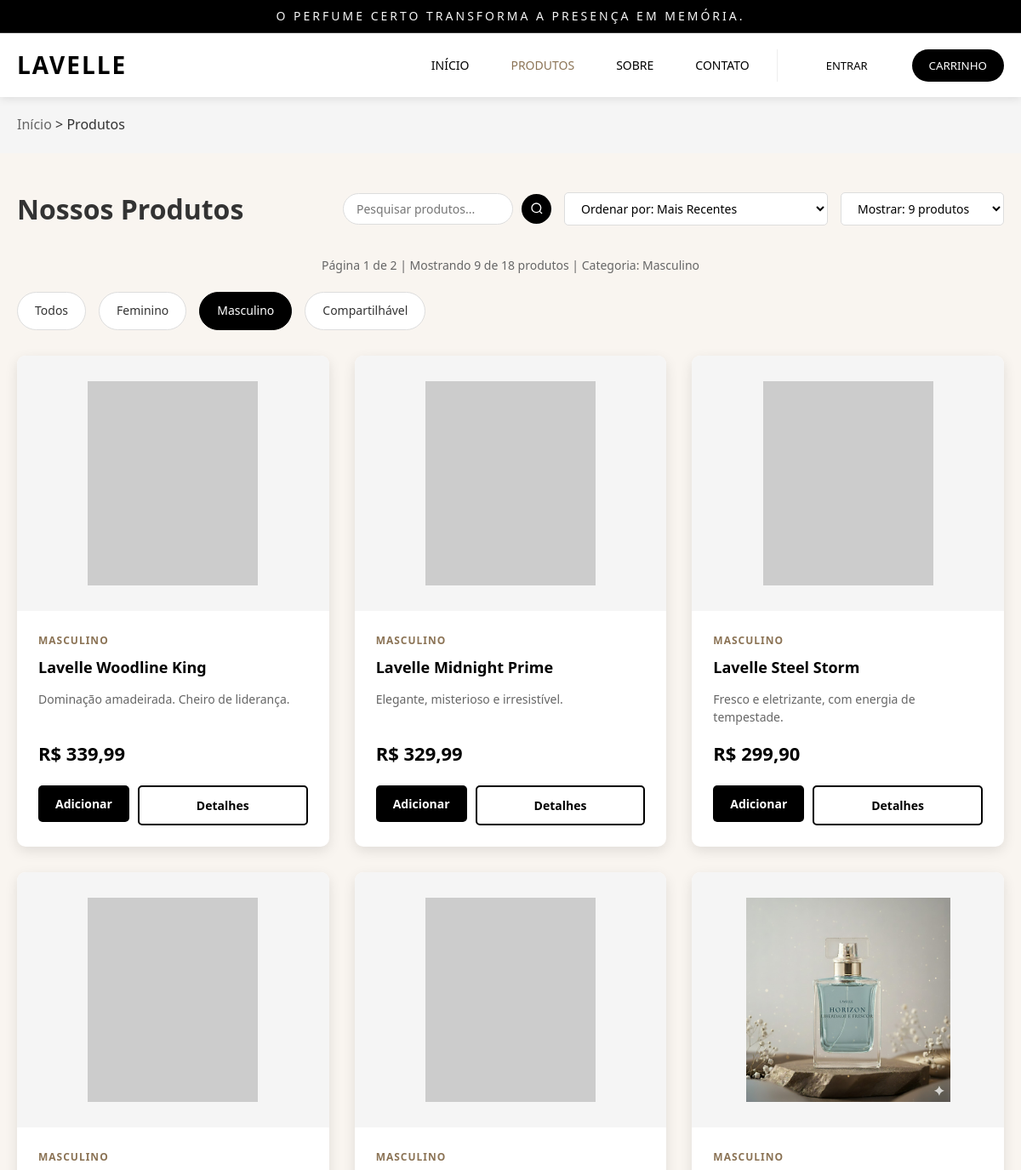
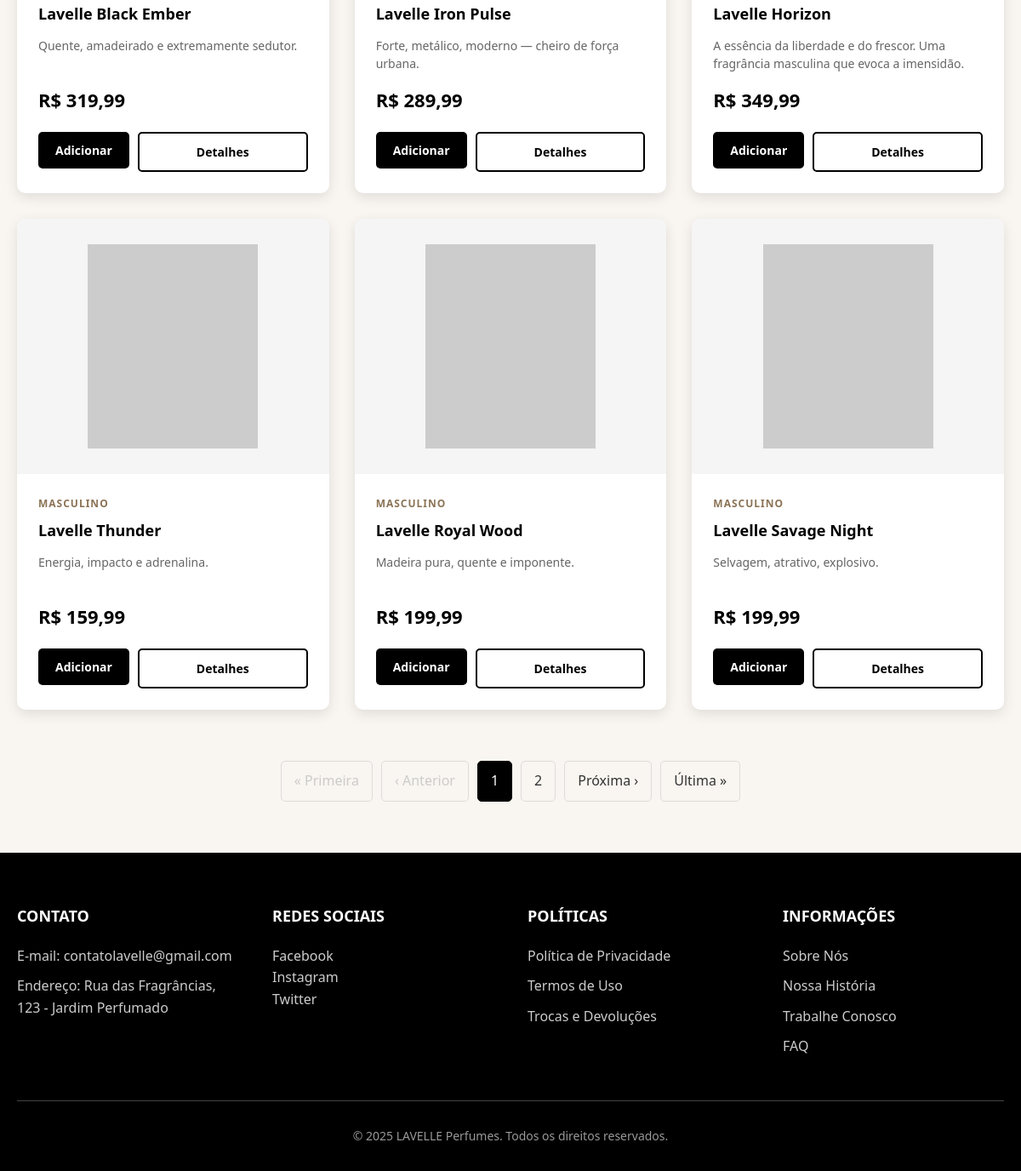
The app's page /paginaprodutos.php?categoria=Masculino with its own data (2 pictures, top to bottom).
### tables this page shows
CREATE TABLE `produtos` (
  `id` int(11) NOT NULL,
  `nome` varchar(255) NOT NULL,
  `descricao` text DEFAULT NULL,
  `descricao_breve` varchar(255) DEFAULT NULL,
  `descricao_longa` text DEFAULT NULL,
  `preco` decimal(10,2) NOT NULL,
  `imagem` varchar(500) DEFAULT NULL,
  `created_at` timestamp NOT NULL DEFAULT current_timestamp(),
  `updated_at` timestamp NOT NULL DEFAULT current_timestamp() ON UPDATE current_timestamp(),
  `categoria` varchar(50) DEFAULT 'Compartilhável',
  `notas_saida` varchar(255) DEFAULT NULL,
  `notas_coracao` varchar(255) DEFAULT NULL,
  `notas_fundo` varchar(255) DEFAULT NULL
);

### paginaprodutos.php (the view, shortened to what this page needs)
<?php
$isAdmin = isset($_SESSION['is_admin']) && $_SESSION['is_admin'];
$usuarioLogado = false;
$usuarioNome = "";
$categoria_filtro = isset($_GET['categoria']) ? $_GET['categoria'] : 'Todos';
$ordenar_por = isset($_GET['ordenar']) ? $_GET['ordenar'] : 'recent';
$produtos_por_pagina = isset($_GET['mostrar']) ? (int)$_GET['mostrar'] : 9;
$produtos = [];
try {
    $database = new PDO("mysql:host=localhost;dbname=lavelle_perfumes", "root", "");
    $database->setAttribute(PDO::ATTR_ERRMODE, PDO::ERRMODE_EXCEPTION);
    $where_conditions = [];
    $params = [];
    if ($categoria_filtro != 'Todos') {
        $where_conditions[] = "categoria = :categoria";
        $params[':categoria'] = $categoria_filtro;
    }
    $query = "SELECT id, nome, descricao_breve, descricao_longa, preco, imagem, categoria, notas_saida, notas_coracao, notas_fundo, created_at FROM produtos";
    if (!empty($where_conditions)) {
        $query .= " WHERE " . implode(" AND ", $where_conditions);
    }
    switch($ordenar_por) {
        case 'recent':
        default:
            $query .= " ORDER BY created_at DESC";
            break;
    }
    $stmt = $database->prepare($query);
    foreach ($params as $key => $value) {
        $stmt->bindValue($key, $value);
    }
    $stmt->execute();
    $produtos_db = $stmt->fetchAll(PDO::FETCH_ASSOC);
    foreach($produtos_db as $produto_db) {
        $notas = [];
        if (!empty($produto_db['notas_saida'])) {
            $notas[] = "Notas de Saída: " . $produto_db['notas_saida'];
        }
        if (!empty($produto_db['notas_coracao'])) {
            $notas[] = "Notas de Coração: " . $produto_db['notas_coracao'];
        }
        if (!empty($produto_db['notas_fundo'])) {
            $notas[] = "Notas de Fundo: " . $produto_db['notas_fundo'];
        }
        $produtos[] = [
            "id" => $produto_db['id'],
            "nome" => $produto_db['nome'],
            "categoria" => $produto_db['categoria'] ?? 'Compartilhável',
            "preco" => floatval($produto_db['preco']),
            "preco_formatado" => "R$ " . number_format($produto_db['preco'], 2, ',', '.'),
            "descricao" => $produto_db['descricao_breve'] ?? $produto_db['descricao_longa'] ?? 'Descrição não disponível',
            "descricao_longa" => $produto_db['descricao_longa'] ?? $produto_db['descricao_breve'] ?? 'Descrição detalhada não disponível',
            "notas" => $notas,
            "notas_saida" => $produto_db['notas_saida'] ?? '',
            "notas_coracao" => $produto_db['notas_coracao'] ?? '',
            "notas_fundo" => $produto_db['notas_fundo'] ?? '',
            "badge" => "",
            "badge_class" => "",
            "imagem" => $produto_db['imagem'],
            "created_at" => $produto_db['created_at']
        ];
    }
} catch(PDOException $e) {
    $produtos = [
        [
            "id" => 1,
            "nome" => "Lavelle Aureum",
            "categoria" => "Feminino",
            "preco" => 299.90,
            "preco_formatado" => "R$ 299,90",
            "descricao" => "Fragrância floral intensa com notas de jasmim e baunilha. Perfeita para ocasiões especiais.",
            "descricao_longa" => "A fragrância Lavelle Aureum é uma fragrância sofisticada que combina notas florais intensas com um toque sensual de baunilha. Desenvolvida para mulheres que buscam elegância e sofisticação, esta fragrância possui excelente fixação e projeção moderada, ideal para uso noturno e ocasiões especiais. Com uma duração de até 8 horas na pele, é a escolha perfeita para eventos formais e encontros românticos.",
            "notas" => [
                "Notas de Saída: Bergamota, Laranja",
                "Notas de Coração: Jasmim, Rosa, Íris",
                "Notas de Fundo: Baunilha, Âmbar, Musk"
            ],
            "notas_saida" => "Bergamota, Laranja",
            "notas_coracao" => "Jasmim, Rosa, Íris",
            "notas_fundo" => "Baunilha, Âmbar, Musk",
            "badge" => "Novo",
            "badge_class" => "new",
            "imagem" => "lavelleaureum.jpg",
            "created_at" => date('Y-m-d H:i:s')
        ],
        [
            "id" => 2,
            "nome" => "Lavelle Intense Noir",
            "categoria" => "Masculino",
            "preco" => 349.90,
            "preco_formatado" => "R$ 349,90",
            "descricao" => "Perfume amadeirado com notas de sândalo e âmbar para o homem moderno.",
            "descricao_longa" => "Intense Noir é uma fragrância masculina que transmite confiança e sofisticação. Com notas amadeiradas e especiarias, é perfeita para o homem contemporâneo que valoriza qualidade e personalidade. Desenvolvido com ingredientes selecionados, oferece duração excepcional e um aroma marcante que evolui ao longo do dia.",
            "notas" => [
                "Notas de Saída: Cardamomo, Pimenta Preta",
                "Notas de Coração: Cedro, Sândalo",
                "Notas de Fundo: Âmbar, Couro, Musk"
            ],
            "notas_saida" => "Cardamomo, Pimenta Preta",
            "notas_coracao" => "Cedro, Sândalo",
            "notas_fundo" => "Âmbar, Couro, Musk",
            "badge" => "",
            "badge_class" => "",
            "imagem" => "intense.png",
            "created_at" => date('Y-m-d H:i:s', strtotime('-1 day'))
        ],
        [
            "id" => 3,
            "nome" => "Lavelle Rose Sublime",
            "categoria" => "Feminino",
            "preco" => 279.90,
            "preco_formatado" => "R$ 279,90",
            "descricao" => "Fragrância cítrica e fresca para o dia a dia, com notas vibrantes e energizantes.",
            "descricao_longa" => "Lavelle Rose Sublime é a escolha perfeita para o dia a dia. Suas notas cítricas e frescas proporcionam uma sensação de limpeza e energia, ideal para mulheres ativas e modernas. Com uma combinação equilibrada de frutas cítricas e florais suaves, esta fragrância é versátil e adequada para qualquer ocasião.",
            "notas" => [
                "Notas de Saída: Limão Siciliano, Bergamota",
                "Notas de Coração: Neroli, Lírio do Vale",
                "Notas de Fundo: Musk Branco, Almíscar"
            ],
            "notas_saida" => "Limão Siciliano, Bergamota",
            "notas_coracao" => "Neroli, Lírio do Vale",
            "notas_fundo" => "Musk Branco, Almíscar",
            "badge" => "Mais Vendido",
            "badge_class" => "bestseller",
            "imagem" => "Lavelle Rose Sublime.jpg",
            "created_at" => date('Y-m-d H:i:s', strtotime('-2 days'))
        ]
    ];
}
$empresa = "LAVELLE";
$categorias = [
    "Todos",
    "Feminino",
    "Masculino",
    "Compartilhável",
];
$total_produtos = count($produtos);
$total_paginas = ceil($total_produtos / $produtos_por_pagina);
$pagina_atual = isset($_GET['pagina']) ? (int)$_GET['pagina'] : 1;
$inicio = ($pagina_atual - 1) * $produtos_por_pagina;
$produtos_pagina = array_slice($produtos, $inicio, $produtos_por_pagina);
function getProdutoImagem($produto) {
    if (isset($produto['imagem']) && file_exists($produto['imagem'])) {
        return $produto['imagem'];
    }
    return "https://via.placeholder.com/250x300/f5f5f5/333?text=" . urlencode($produto['nome']);
}
function buildUrl($params = []) {
    $current_params = $_GET;
    foreach ($params as $key => $value) {
        $current_params[$key] = $value;
    }
    return $_SERVER['PHP_SELF'] . '?' . http_build_query($current_params);
}
?>
<!DOCTYPE html>
<html lang="pt-BR">
<head>
</head>
<body>
     <div class="header-banner">
        <h1>O perfume certo transforma a presença em memória.</h1>
    </div>
    <header>
        <div class="container">
            <div class="header-top">
                <div class="logo"><?php echo $empresa; ?></div>
                <nav>
                    <ul>
                        <li><a href="index.php">INÍCIO</a></li>
                        <li><a href="paginaprodutos.php" style="color: #8b7355;">PRODUTOS</a></li>
                        <li><a href="sobre.php">SOBRE</a></li>
                        <li><a href="contato.php">CONTATO</a></li>
                        <?php if ($usuarioLogado): ?>
                            <div class="user-menu">
                                <span style="color: #8b7355; font-weight: 500;">Olá, <?php echo htmlspecialchars($usuarioNome); ?></span>
                                <?php if ($isAdmin): ?>
                                    <li><a href="admin/dashboard.php" class="admin-link">ADM</a></li>
                                <?php endif; ?>
                                 <li>
                                    <button class="cart-icon" onclick="openCartModal()">
                                        CARRINHO
                                        <?php if (count($_SESSION['carrinho']) > 0): ?>
                                            <span class="cart-badge"><?php echo array_sum($_SESSION['carrinho']); ?></span>
                                        <?php endif; ?>
                                    </button>
                                </li>
                            </div>
                        <?php else: ?>
                            <div class="user-menu">
                                <li><a href="login.php">ENTRAR</a></li>
                                <li>
                                    <button class="cart-icon" onclick="openCartModal()">
                                        CARRINHO
                                    </button>
                                </li>
                            </div>
                        <?php endif; ?>
                    </ul>
                </nav>
            </div>
        </div>
    </header>
    <div class="breadcrumb">
        <div class="container">
            <a href="index.php">Início</a> > <span>Produtos</span>
        </div>
    </div>
    <div class="container">
        <div class="products-header">
            <h1>Nossos Produtos</h1>
            <div class="filters">
                <div class="search-bar">
                    <form method="GET" action="" style="display: flex; gap: 10px; align-items: center;">
                        <input type="text" name="pesquisa" placeholder="Pesquisar produtos..."
                               value="<?php echo isset($_GET['pesquisa']) ? htmlspecialchars($_GET['pesquisa']) : ''; ?>"
                               class="search-input">
                        <button type="submit" class="search-btn">
                            <svg width="16" height="16" viewBox="0 0 24 24" fill="none" stroke="currentColor" stroke-width="2">
                                <circle cx="11" cy="11" r="8"></circle>
                                <path d="m21 21-4.3-4.3"></path>
                            </svg>
                        </button>
                    </form>
                </div>
                <form method="GET" action="" id="sort-form" style="display: inline;">
                    <select class="filter-select" name="ordenar" onchange="this.form.submit()">
                        <option value="recent" <?php echo $ordenar_por == 'recent' ? 'selected' : ''; ?>>Ordenar por: Mais Recentes</option>
                    </select>
                </form>
                <form method="GET" action="" id="show-form" style="display: inline;">
                    <select class="filter-select" name="mostrar" onchange="this.form.submit()">
                        <option value="9" <?php echo $produtos_por_pagina == 9 ? 'selected' : ''; ?>>Mostrar: 9 produtos</option>
                    </select>
                </form>
            </div>
        </div>
        <div class="page-info">
            Página <?php echo $pagina_atual; ?> de <?php echo $total_paginas; ?>
            | Mostrando <?php echo count($produtos_pagina); ?> de <?php echo $total_produtos; ?> produtos
            <?php if ($categoria_filtro != 'Todos'): ?>
                | Categoria: <?php echo $categoria_filtro; ?>
            <?php endif; ?>
        </div>
        <div class="categories">
            <?php foreach($categorias as $categoria): ?>
                <a href="<?php echo buildUrl(['categoria' => $categoria, 'pagina' => 1]); ?>"
                   class="category-btn <?php echo $categoria == $categoria_filtro ? 'active' : ''; ?>"
                   data-category="<?php echo $categoria; ?>">
                    <?php echo $categoria; ?>
                </a>
            <?php endforeach; ?>
        </div>
        <div class="products-grid" id="products-container">
            <?php if (count($produtos_pagina) > 0): ?>
                <?php foreach($produtos_pagina as $produto): ?>
                <div class="product-card" data-category="<?php echo $produto['categoria']; ?>" data-price="<?php echo $produto['preco']; ?>">
                    <div class="product-img">
                        <img src="<?php echo getProdutoImagem($produto); ?>" alt="<?php echo $produto['nome']; ?>">
                    </div>
                    <div class="product-info">
                        <div class="product-category"><?php echo $produto['categoria']; ?></div>
                        <h3 class="product-name"><?php echo $produto['nome']; ?></h3>
                        <p class="product-description"><?php echo $produto['descricao']; ?></p>
                        <div class="product-price"><?php echo $produto['preco_formatado']; ?></div>
                        <div class="product-actions">
                            <form method="POST" style="display: inline; margin: 0;">
                                <button type="submit" name="adicionar_carrinho" class="btn">
                                    Adicionar
                                </button>
                                </form>
                            <button class="btn btn-outline" onclick="openProductModal(<?php echo $produto['id']; ?>)">Detalhes</button>
                        </div>
                    </div>
                </div>
                <?php endforeach; ?>
            <?php endif; ?>
        </div>
        <?php if ($total_paginas > 1): ?>
        <div class="pagination">
            <?php if ($pagina_atual > 1): ?>
                <a href="<?php echo buildUrl(['pagina' => 1]); ?>">&laquo; Primeira</a>
                <a href="<?php echo buildUrl(['pagina' => $pagina_atual - 1]); ?>">&lsaquo; Anterior</a>
            <?php else: ?>
                <span class="disabled">&laquo; Primeira</span>
                <span class="disabled">&lsaquo; Anterior</span>
            <?php endif; ?>
            <?php
            $inicio_paginas = max(1, $pagina_atual - 2);
            $fim_paginas = min($total_paginas, $pagina_atual + 2);
            for ($i = $inicio_paginas; $i <= $fim_paginas; $i++):
                if ($i == $pagina_atual): ?>
                    <span class="current"><?php echo $i; ?></span>
                <?php else: ?>
                    <a href="<?php echo buildUrl(['pagina' => $i]); ?>"><?php echo $i; ?></a>
                <?php endif;
            endfor; ?>
            <?php if ($pagina_atual < $total_paginas): ?>
                <a href="<?php echo buildUrl(['pagina' => $pagina_atual + 1]); ?>">Próxima &rsaquo;</a>
                <a href="<?php echo buildUrl(['pagina' => $total_paginas]); ?>">Última &raquo;</a>
            <?php else: ?>
                <span class="disabled">Próxima &rsaquo;</span>
                <span class="disabled">Última &raquo;</span>
            <?php endif; ?>
        </div>
        <?php endif; ?>
    </div>
    <footer>
     <?php include 'footer.php'; ?>
</body>
</html>

### records on screen
produtos: categoria "MASCULINO", nome "Lavelle Woodline King", descricao_breve "Dominação amadeirada. Cheiro de liderança.", preco_formatado "R$ 339,99"
produtos: categoria "MASCULINO", nome "Lavelle Midnight Prime", descricao_breve "Elegante, misterioso e irresistível.", preco_formatado "R$ 329,99"
produtos: categoria "MASCULINO", nome "Lavelle Steel Storm", descricao_breve "Fresco e eletrizante, com energia de tempestade.", preco_formatado "R$ 299,90"
produtos: categoria "MASCULINO", nome "Lavelle Black Ember", descricao_breve "Quente, amadeirado e extremamente sedutor.", preco_formatado "R$ 319,99"
produtos: categoria "MASCULINO", nome "Lavelle Iron Pulse", descricao_breve "Forte, metálico, moderno — cheiro de força urbana.", preco_formatado "R$ 289,99"
produtos: imagem+nome (picture), categoria "MASCULINO", nome "Lavelle Horizon", descricao_breve "A essência da liberdade e do frescor. Uma fragrância masculina que evoca a imensidão.", preco_formatado "R$ 349,99"
produtos: categoria "MASCULINO", nome "Lavelle Thunder", descricao_breve "Energia, impacto e adrenalina.", preco_formatado "R$ 159,99"
produtos: categoria "MASCULINO", nome "Lavelle Royal Wood", descricao_breve "Madeira pura, quente e imponente.", preco_formatado "R$ 199,99"
produtos: categoria "MASCULINO", nome "Lavelle Savage Night", descricao_breve "Selvagem, atrativo, explosivo.", preco_formatado "R$ 199,99"

### other values on screen
$empresa "LAVELLE"
$pagina_atual "1"
$total_paginas "2"
count($produtos_pagina) "9"
$total_produtos "18"
$categoria_filtro "Masculino"
$categoria "Todos"
$categoria "Feminino"
$categoria "Masculino"
$categoria "Compartilhável"
